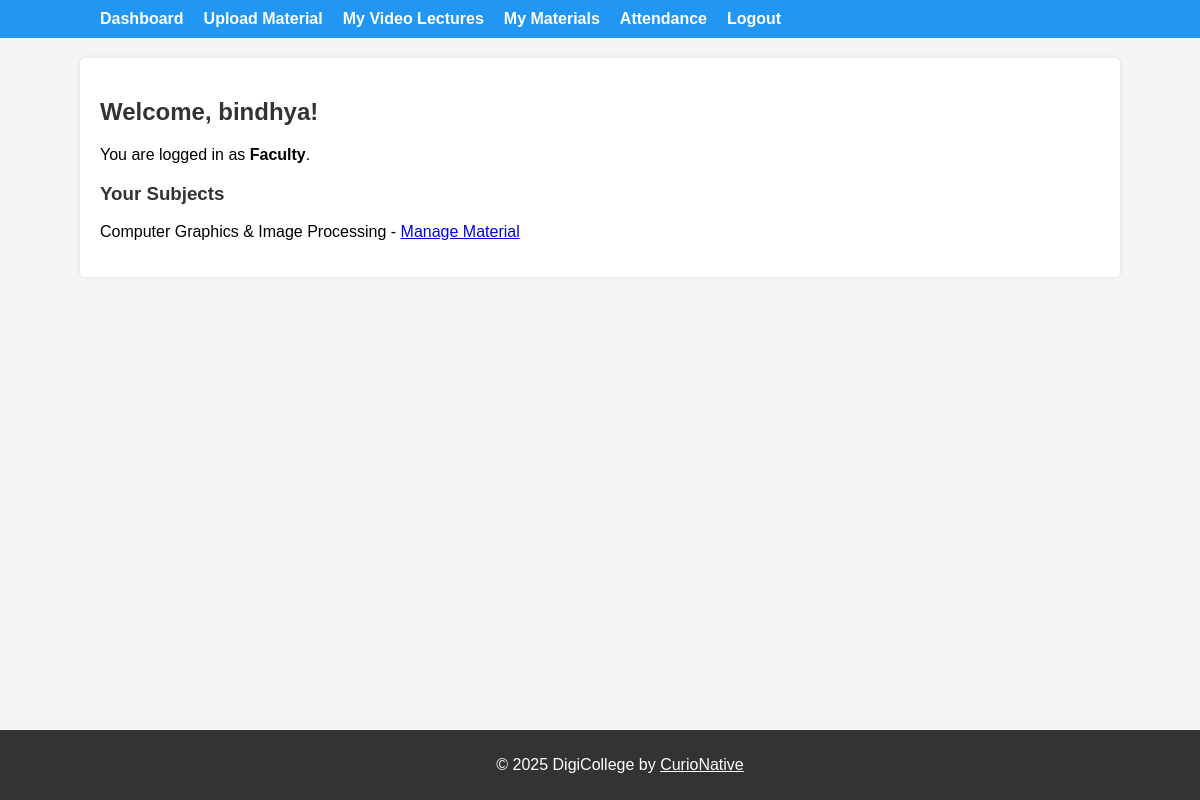
/college/dashboard/ (signed in), run on the app's committed database.
### college/models.py (models this page shows, shortened)
class CustomUser(AbstractUser):
    ROLE_CHOICES = (
        ('faculty', 'Faculty'),
        ('class_advisor', 'Class Advisor'),
        ('hod', 'Head of Department'),
        ('student', 'Student'),
    )
    role = models.CharField(max_length=20, choices=ROLE_CHOICES, blank=True)
    department = models.ForeignKey(
        Department, on_delete=models.SET_NULL, null=True, blank=True,
        help_text="Department to which the user belongs. (Required for students)"
    )
    semester = models.PositiveSmallIntegerField(
        null=True, blank=True, help_text="Semester number for student (1-8)"
    )

class Subject(models.Model):
    name = models.CharField(max_length=100)
    department = models.ForeignKey(Department, on_delete=models.CASCADE)
    faculty = models.ForeignKey(
        CustomUser, on_delete=models.SET_NULL, null=True, blank=True,
        limit_choices_to={'role': 'faculty'},
        help_text="Faculty assigned to teach this subject."
    )

### college/views.py (the view)
# urls.py: path('dashboard/', views.dashboard, name='dashboard'),
@login_required
def dashboard(request):
    context = {}
    if request.user.role == 'faculty':
        context['subjects'] = Subject.objects.filter(faculty=request.user)
    return render(request, 'college/dashboard.html', context)

### college/templates/college/dashboard.html (shortened to what this page needs)
{% extends "college/base.html" %}
{% block content %}
<div class="dashboard">
  <h2>Welcome, {{ user.username }}!</h2>
  <p>You are logged in as <strong>{{ user.get_role_display }}</strong>.</p>
  {% if user.role == 'faculty' %}
    <section>
      <h3>Your Subjects</h3>
      {% for subject in subjects %}
        <div class="subject-item">
          <p>{{ subject.name }} - <a href="{% url 'upload_material' %}">Manage Material</a></p>
        </div>
      {% empty %}
        <p>No subjects assigned yet.</p>
      {% endfor %}
    </section>
  {% elif user.role == 'class_advisor' %}
    <section>
      <h3>Your Class Management</h3>
      <p><a href="{% url 'create_student' %}">Create Student Account</a></p>
      <p><a href="{% url 'manage_schedule' %}">Manage Class Schedule</a></p>
    </section>
  {% elif user.role == 'hod' %}
    <section>
      <h3>Department Management</h3>
      <p><a href="{% url 'manage_faculty' %}">Assign Faculty to Subjects</a></p>
      <p><a href="{% url 'view_class_advisors' %}">View Class Advisors</a></p>
    </section>
  {% endif %}
</div>
{% endblock %}

### college/templates/college/base.html (style rules this page uses)
body { font-family: Arial, sans-serif; margin: 0; padding: 0; background: #f5f5f5; }
h2, h3 { color: #333; }

### data on the page
CustomUser: username "bindhya", role "Faculty"
Subject: name "Computer Graphics & Image Processing"
